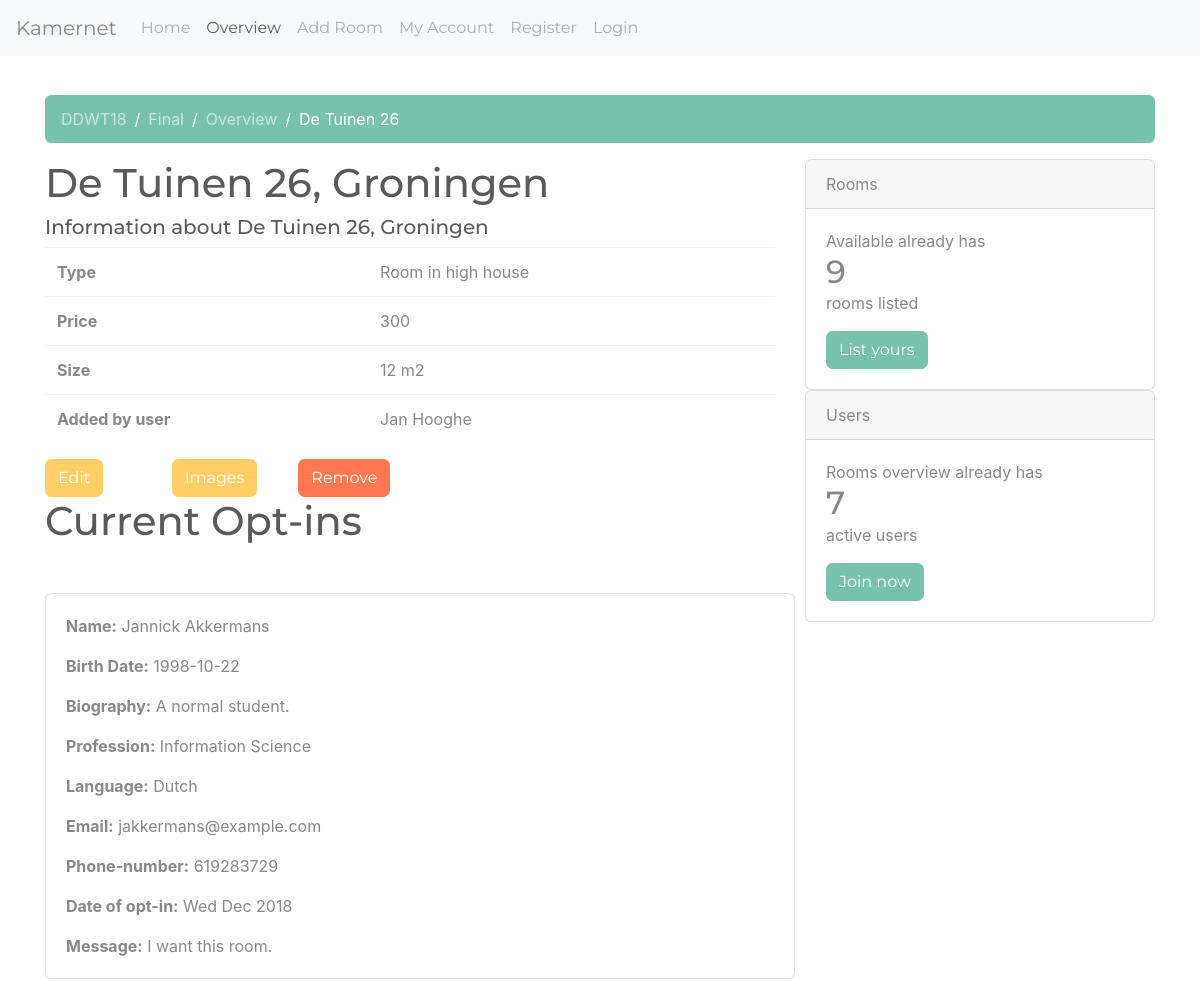
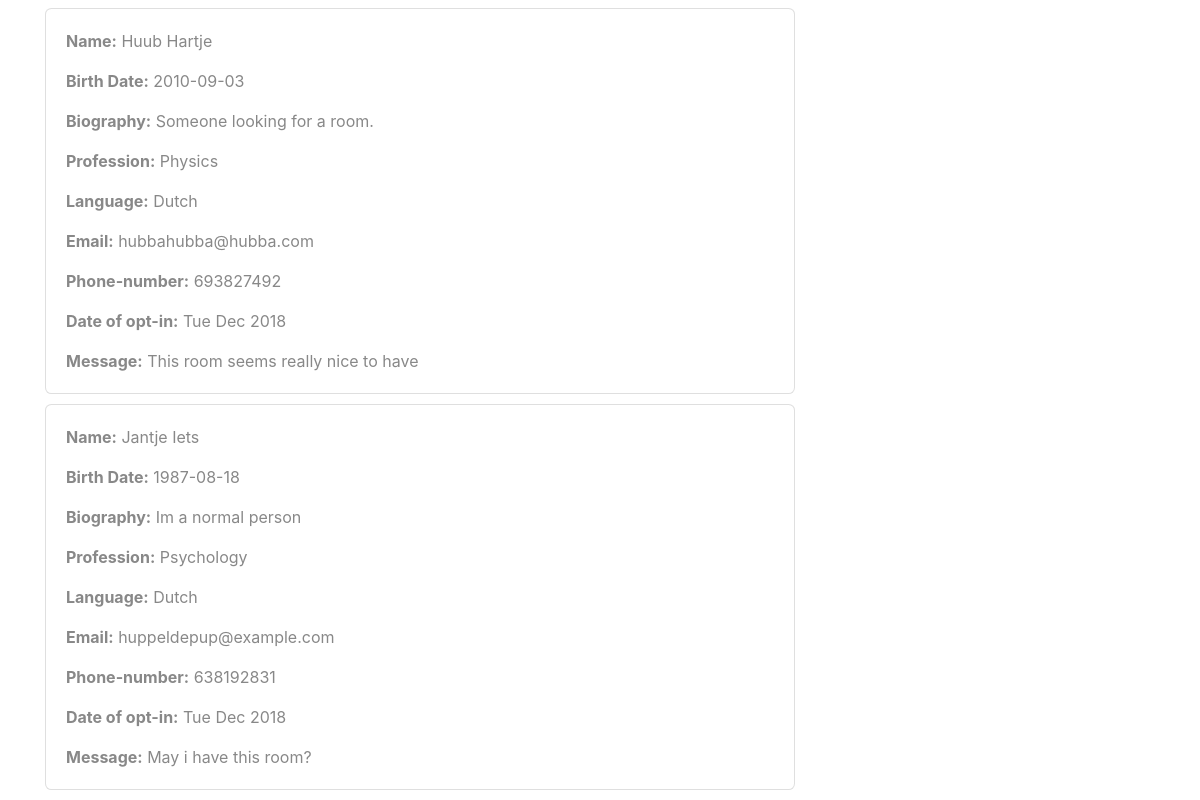
Page /DDWT18/final/room/?room_id=1 (signed in) on the committed database (2 pictures, top to bottom).
### tables this page shows
CREATE TABLE `rooms` (
  `id` int(11) NOT NULL,
  `address` varchar(255) NOT NULL,
  `city` varchar(255) NOT NULL,
  `type` varchar(255) NOT NULL,
  `price` int(3) NOT NULL,
  `size` int(3) NOT NULL,
  `owner` int(11) NOT NULL,
  `thumbnail` varchar(150) DEFAULT NULL
);

CREATE TABLE `users` (
  `id` int(11) NOT NULL,
  `username` varchar(255) NOT NULL,
  `password` varchar(255) NOT NULL,
  `full_name` varchar(255) NOT NULL,
  `birth_date` date NOT NULL,
  `role` int(11) NOT NULL,
  `biography` varchar(255) NOT NULL,
  `profession` varchar(255) NOT NULL,
  `language` varchar(255) NOT NULL,
  `email` varchar(255) NOT NULL,
  `phonenumber` int(11) NOT NULL
);

CREATE TABLE `optins` (
  `roomid` int(11) NOT NULL,
  `userid` int(11) NOT NULL,
  `date` varchar(255) NOT NULL,
  `message` varchar(255) NOT NULL
);

### model.php (the view, shortened to what this page needs)
<?php
function na($url, $active){
    return [$url, $active];
}
function get_breadcrumbs($breadcrumbs) {
    $breadcrumbs_exp = '
    <nav aria-label="breadcrumb">
    <ol class="breadcrumb">';
    foreach ($breadcrumbs as $name => $info) {
        if ($info[1]){
            $breadcrumbs_exp .= '<li class="breadcrumb-item active" aria-current="page">'.$name.'</li>';
        }else{
            $breadcrumbs_exp .= '<li class="breadcrumb-item"><a href="'.$info[0].'">'.$name.'</a></li>';
        }
    }
    $breadcrumbs_exp .= '
    </ol>
    </nav>';
    return $breadcrumbs_exp;
}
function get_navigation($navigation_tpl, $active_id){
    $navigation_exp = '
    <nav class="navbar navbar-expand-lg navbar-light bg-light">
    <a class="navbar-brand">Kamernet</a>
    <button class="navbar-toggler" type="button" data-toggle="collapse" data-target="#navbarSupportedContent" aria-controls="navbarSupportedContent" aria-expanded="false" aria-label="Toggle navigation">
    <span class="navbar-toggler-icon"></span>
    </button>
    <div class="collapse navbar-collapse" id="navbarSupportedContent">
    <ul class="navbar-nav mr-auto">';
    foreach ($navigation_tpl as $name => $info) {
        $nav_info = na($name, $info);
        if ($nav_info[0] == $active_id){
            $navigation_exp .= '<li class="nav-item active">';
            $navigation_exp .= '<a class="nav-link" href="'.$nav_info[1]['url'].'">'.$nav_info[1]['name'].'</a>';
        }else{
            $navigation_exp .= '<li class="nav-item">';
            $navigation_exp .= '<a class="nav-link" href="'.$nav_info[1]['url'].'">'.$nav_info[1]['name'].'</a>';
        }
        $navigation_exp .= '</li>';
    }
    $navigation_exp .= '
    </ul>
    </div>
    </nav>';
    return $navigation_exp;
}
function get_username($pdo, $user_id) {
    $stmt = $pdo->prepare("SELECT full_name FROM users WHERE id=?");
    $stmt->execute([$user_id]);
    $username = $stmt->fetch();
    return $username;
}
function get_roominfo($pdo, $room_id){
    $stmt = $pdo->prepare('SELECT * FROM rooms WHERE id = ?');
    $stmt->execute([$room_id]);
    $room_info = $stmt->fetch();
    $room_info_exp = Array();
    foreach ((array) $room_info as $key => $value){
        $room_info_exp[$key] = htmlspecialchars($value);
    }
    return $room_info_exp;
}
function get_userinfo($pdo, $user_id){
    $stmt = $pdo->prepare('SELECT * FROM users WHERE id = ?');
    $stmt->execute([$user_id]);
    $user_info = $stmt->fetch();
    $user_info_exp = Array();
    foreach ((array) $user_info as $key => $value){
        $user_info_exp[$key] = htmlspecialchars($value);
    }
    return $user_info_exp;
}
function get_user_id(){
    if (isset($_SESSION['user_id'])){
        return $_SESSION['user_id'];
    } else {
        return False;
    }
}
function get_optins_owner($pdo, $roomid){
    $stmt = $pdo->prepare('SELECT * FROM optins WHERE roomid = ?');
    $stmt->execute([$roomid]);
    $optins = $stmt->fetchAll();
    $optins_exp = Array();
    foreach ($optins as $key => $value){
        foreach ($value as $user_key => $user_input) {
            $optins_exp[$key][$user_key] = htmlspecialchars($user_input);
        }
    }
    return $optins_exp;
}
function get_optin_table_owner($optins, $pdo){
    $card_exp = '<div class="card-body"> </div>';
    foreach ($optins as $key => $value) {
        $card_exp .= '<div class="card" id="overview-card" style="width: 750px;">
  <div class="card-body">
    <p class="card-text"><b>Name:</b> '.get_username($pdo,$value['userid'])['full_name'].'</p>
    <p class="card-text"><b>Birth Date:</b> '.get_userinfo($pdo,$value['userid'])['birth_date'].'</p>
    <p class="card-text"><b>Biography:</b> '.get_userinfo($pdo,$value['userid'])['biography'].'</p>
    <p class="card-text"><b>Profession:</b> '.get_userinfo($pdo,$value['userid'])['profession'].'</p>
    <p class="card-text"><b>Language:</b> '.get_userinfo($pdo,$value['userid'])['language'].'</p>
    <p class="card-text"><b>Email:</b> '.get_userinfo($pdo,$value['userid'])['email'].'</p>
    <p class="card-text"><b>Phone-number:</b> '.get_userinfo($pdo,$value['userid'])['phonenumber'].'</p>
    <p class="card-text"><b>Date of opt-in:</b> '.$value['date'].'</p>
    <p class="card-text"><b>Message:</b> '.$value['message'].'</p>
  </div>
</div>
';
    }
    return $card_exp;
}

### views/room.php (shortened to what this page needs)
<!doctype html>
<html lang="en">
<head>
    <link rel="stylesheet" href="/DDWT18/final/css/bootstrap.min.css">
    <link rel="stylesheet" href="/DDWT18/final/css/main.css">
</head>
<body>
<?= $navigation ?>
<div class="container">
    <div class="pd-15">&nbsp</div>
    <?= $breadcrumbs ?>
    <div class="row">
        <div class="col-md-8">
            <h1><?= $page_title ?></h1>
            <h5><?= $page_subtitle ?></h5>
            <table class="table">
                <tbody>
                <tr>
                    <th scope="row">Type</th>
                    <td><?= $room_type ?></td>
                </tr>
                <tr>
                    <th scope="row">Price</th>
                    <td><?= $room_price ?></td>
                </tr>
                <tr>
                    <th scope="row">Size</th>
                    <td><?= $room_size ?> m2</td>
                </tr>
                <tr>
                    <th scope="row">Added by user</th>
                    <td><?= $added_by ?></td>
                </tr>
                </tbody>
            </table>
            <?php if ($display_buttons) {?>
                <div class="row">
                    <div class="col-sm-2">
                        <a href="/DDWT18/final/edit/?room_id=<?= $room_id ?>&user_id=<?= $_GET['room_id']?>" role="button" class="btn btn-warning">Edit</a>
                    </div>
                    <div class="col-sm-2">
                        <a href="/DDWT18/final/img/?room_id=<?= $room_id ?>&user_id=<?= $_GET['room_id']?>" role="button" class="btn btn-warning">Images</a>
                    </div>
                    <div class="col-sm-2">
                        <form action="/DDWT18/final/remove/" method="POST">
                            <button type="submit" class="btn btn-danger">Remove</button>
                        </form>
                    </div>
                </div>
            <?php }?>
            <?php if($display_optins) {?>
                <?php if(isset($left_content)){?>
                    <h1>Current Opt-ins</h1>
                    <?php echo $left_content;} ?>
            <?php }?>
        </div>
        <div class="col-md-4">
        </div>
</div>
</body>
</html>

### css/main.css (style rules this page uses)
.pd-15 { padding: 15px 0 0 0; }
#overview-card { display: inline-block; margin-right: 10px; margin-bottom: 10px; }

### rows in the picture
rooms: page_title "De Tuinen 26, Groningen", page_subtitle "Information about De Tuinen 26, Groningen", type "Room in high house", price "300", size "12"
users: full_name "Jan Hooghe"
optins: userid.full_name "Jannick Akkermans", userid.birth_date "1998-10-22", userid.biography "A normal student.", userid.profession "Information Science", userid.language "Dutch", userid.email "jakkermans@example.com", userid.phonenumber "619283729", date "Wed Dec 2018", message "I want this room."
optins: userid.full_name "Huub Hartje", userid.birth_date "2010-09-03", userid.biography "Someone looking for a room.", userid.profession "Physics", userid.language "Dutch", userid.email "hubbahubba@hubba.com", userid.phonenumber "693827492", date "Tue Dec 2018", message "This room seems really nice to have"
optins: userid.full_name "Jantje Iets", userid.birth_date "1987-08-18", userid.biography "Im a normal person", userid.profession "Psychology", userid.language "Dutch", userid.email "huppeldepup@example.com", userid.phonenumber "638192831", date "Tue Dec 2018", message "May i have this room?"

### other values in the picture
$nav_info[1]['name'] "Home"
$nav_info[1]['name'] "Overview"
$nav_info[1]['name'] "Add Room"
$nav_info[1]['name'] "My Account"
$nav_info[1]['name'] "Register"
$nav_info[1]['name'] "Login"
$name "DDWT18"
$name "Final"
$name "Overview"
$name "De Tuinen 26"
$nbr_rooms "9"
$nbr_users "7"
